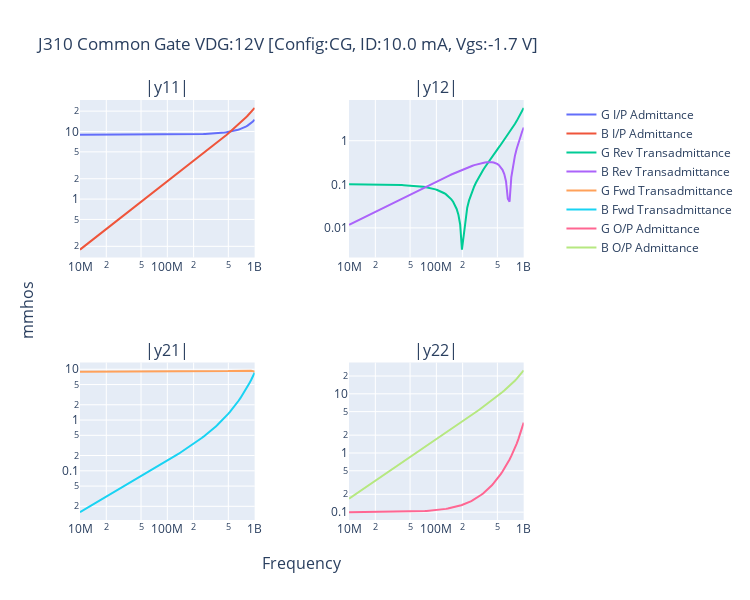

Write notebook code for a chart like this one.
### Code cell
# J310 - Close match to Fairchild datasheet
n = calc_plot_jfet(
    title="J310 Common Gate VDG:12V",
    Cdg_pf=2.5,
    Cgs_pf=3.0,
    Cds_pf=0.1,
    L1_nH=1.7,
    L2_nH=1.1,
    L3_nH=1.1,
    R1=4,
    R2=1,
    R3=4,
    Idss_mA=30,
    VgsOff=-3.91,
    config="cg",
    # Vgs=-0.7,
    ID=10 * 10**-3,
    Ffrom=10 * 10**6,
)

n.write_touchstone(
    "J310_CG_12V_ID10mA_nbgen",
    dir="/home/bev/Documents/Radio/QUCS-S/Studies/0010_S_Touchtone_lib",
)
# print(n.write_touchstone("n", dir="/tmp", return_string=True))
